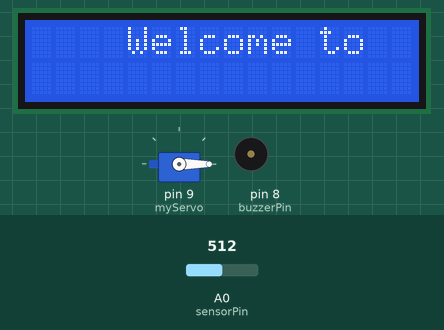
Simulated run of this sketch. Board: Arduino Uno, built with avr-gcc and run on an emulated ATmega328P. Shown: servo, 16×2 character LCD, buzzer (waves = sounding, pin HIGH). The inputs (shaded band) are chosen by the test bench; at power-on: A0 (sensorPin) = 512. What the sketch prints to the serial monitor is not drawn.

Above: at 0.1 s.
At 1.1 s:
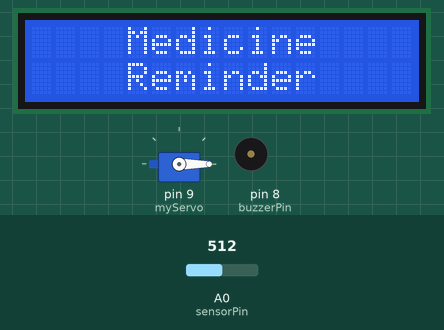
At 3.8 s:
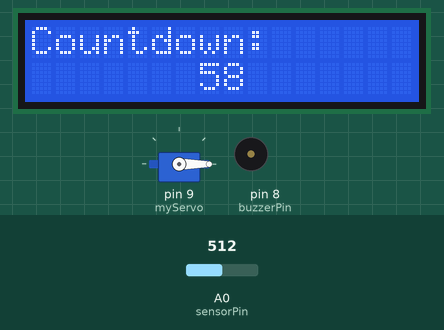
3.9 s: A0 (sensorPin) set to 488
6.1 s: A0 (sensorPin) set to 510
Timing chart, 0 to 9.1 s (numbered marks = the images above; inputs shaded):
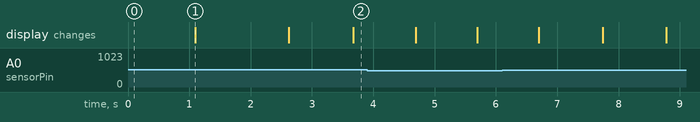

Measured:
- what the display in image 1 shows lasts 1.5 s, from 1.1 s to 2.6 s

The sketch:

Medicine_Reminder.ino
```cpp
#include <Wire.h>
#include <LiquidCrystal_I2C.h>
#include <Servo.h>

const int sensorPin = A0;      // Pin where the IR sensor is connected
const int threshold = 500;     // Threshold value for object detection
const int buzzerPin = 8;       // Pin where the buzzer is connected
Servo myServo;                 // Create a Servo object
LiquidCrystal_I2C lcd(0x27, 16, 2);  // Set the LCD address to 0x27 for a 16x2 display

unsigned long previousMillis = 0; // Variable to store the previous time
const unsigned long interval = 60000; // Interval for 1 minute (in milliseconds)
bool countdownCompleted = false;  // Flag to indicate if countdown has completed
bool objectDetected = false;      // Flag to indicate if an object is detected
int secondsRemaining = 60;        // Initial number of seconds remaining

void setup() {
  Serial.begin(9600);             // Start the serial communication
  myServo.attach(9);              // Attach the Servo signal pin to digital pin 9
  myServo.write(0);               // Initialize the servo to 0 degrees
  lcd.init();                     // Initialize the LCD
  lcd.backlight();                // Turn on the backlight
  pinMode(buzzerPin, OUTPUT);     // Set the buzzer pin as an output
  digitalWrite(buzzerPin, LOW);   // Initialize the buzzer to be off
  lcd.setCursor(4, 0);
  lcd.print("Welcome to");
  delay(1000);
  lcd.clear();
  lcd.setCursor(4, 0);
  lcd.print("Medicine");
  lcd.setCursor(4, 1);
  lcd.print("Reminder");
  delay(1500);
  lcd.clear();
  lcd.setCursor(0, 0);            // Set the cursor to the first row
  lcd.print("Countdown: ");       // Print the text
  lcd.setCursor(7, 1);            // Set the cursor to the second row
  lcd.print(secondsRemaining);    // Print initial time
}

void loop() {
  unsigned long currentMillis = millis(); // Get the current time

  // Countdown timer
  if (!countdownCompleted) {
    if (currentMillis - previousMillis >= 1000) { // Update every second
      previousMillis = currentMillis;
      if (secondsRemaining > 0) {
        secondsRemaining--; // Decrement the remaining seconds
        lcd.setCursor(7, 1); // Set the cursor to the second row
        lcd.print("    "); // Clear previous seconds
        lcd.setCursor(7, 1); // Set the cursor to the second row
        lcd.print(secondsRemaining); // Print remaining seconds
      } else {
        countdownCompleted = true; // Set the countdown completed flag
        digitalWrite(buzzerPin, HIGH); // Turn on the buzzer
      }
    }
  }

  // Object detection
  int sensorValue = analogRead(sensorPin); // Read the value from the sensor
  Serial.print("Sensor Value: ");
  Serial.println(sensorValue);             // Print the sensor value to the serial monitor

  if (sensorValue < threshold) {
    Serial.println("Object detected!");
    objectDetected = true;
  } else {
    Serial.println("No object detected.");
    objectDetected = false;
  }

  // Move servo and reset countdown only if the countdown is completed and an object is detected
  if (countdownCompleted && objectDetected) {
    myServo.write(90); // Move the servo to 90 degrees
    digitalWrite(buzzerPin, LOW); // Turn off the buzzer
    delay(1000); // Delay to allow the servo to move
    myServo.write(0); // Move the servo back to 0 degrees

    // Reset the countdown
    secondsRemaining = 60; // Reset the countdown timer
    countdownCompleted = false; // Restart the countdown
    previousMillis = currentMillis; // Reset the previousMillis for the next countdown
    lcd.setCursor(0, 0); // Set the cursor to the first row
    lcd.print("Countdown: "); // Print the text
    lcd.setCursor(7, 1); // Set the cursor to the second row
    lcd.print("    "); // Clear previous seconds
    lcd.setCursor(7, 1); // Set the cursor to the second row
    lcd.print(secondsRemaining); // Print initial time
  }
}
```
